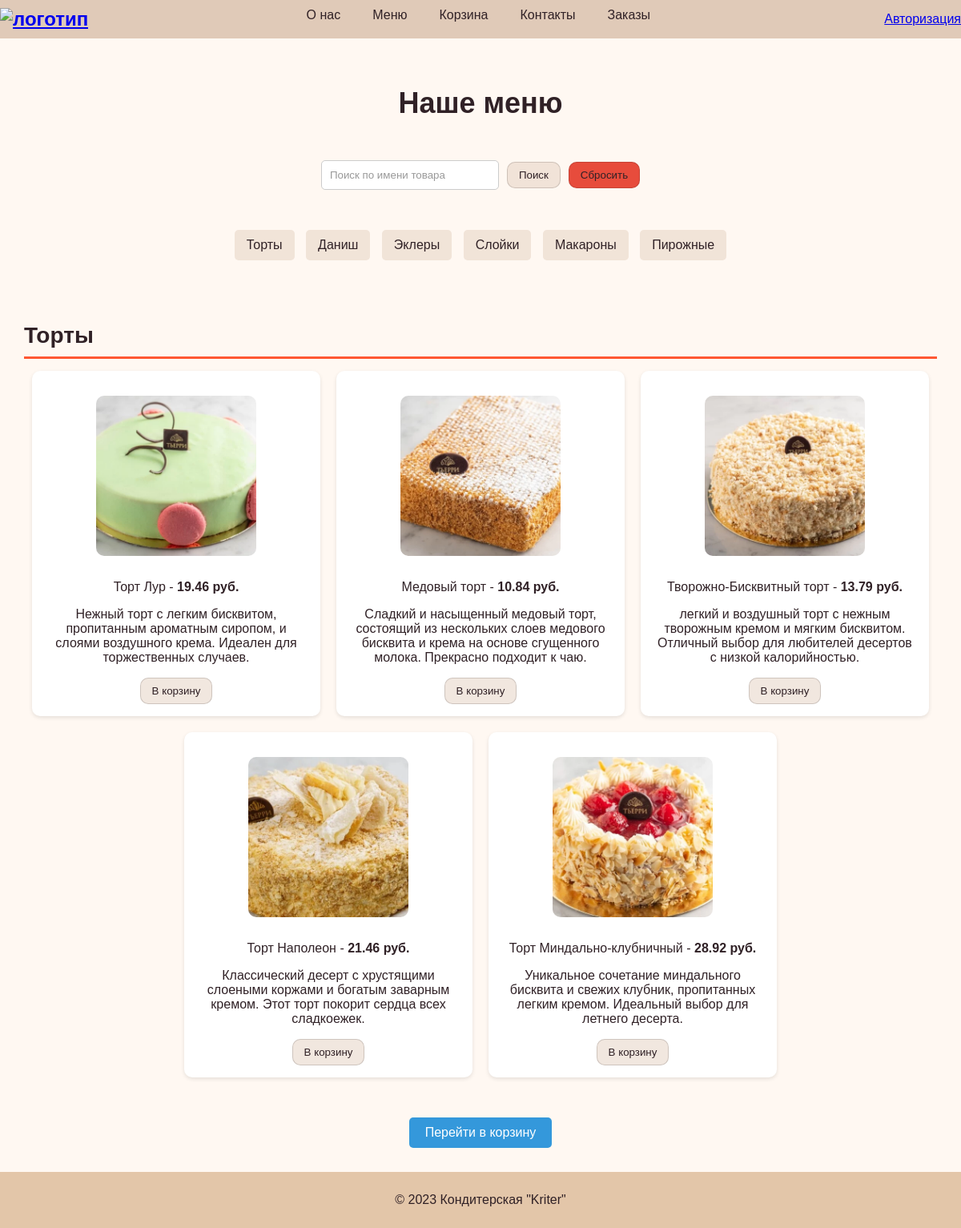
Screenshot of /menu.php?category_id=1 with the database file from the repository.
### tables this page shows
CREATE TABLE `categories` (
  `category_id` int NOT NULL,
  `category_name` varchar(255) NOT NULL
);

CREATE TABLE `menu` (
  `product_id` int NOT NULL,
  `category_id` int NOT NULL,
  `name` varchar(255) NOT NULL,
  `description` text,
  `composition` text,
  `price` decimal(10,2) NOT NULL,
  `quantity` int DEFAULT NULL,
  `image_url` varchar(255) DEFAULT NULL,
  `is_special` tinyint(1) DEFAULT '0',
  `special_position` int DEFAULT NULL
);

### public/db.php (called while the page is built, shortened)
<?php
function getDbConnection() {
    $host = 'mysql-8.0';
    $dbname = 'kriter';
    $username = 'root';
    $password = '';
    try {
        $pdo = new PDO("mysql:host=$host;dbname=$dbname", $username, $password);
        $pdo->setAttribute(PDO::ATTR_ERRMODE, PDO::ERRMODE_EXCEPTION);
        return $pdo;
    } catch (PDOException $e) {
        die("Ошибка подключения к базе данных: " . $e->getMessage());
    }
}
function get_menu_all() {
    $pdo = getDbConnection();
    try {
        $menu = $pdo->query("SELECT * FROM menu");
        return $menu;
    } catch (PDOException $e) {
        echo "Ошибка запроса: " . $e->getMessage();
        return false;
    }
}
function get_category_by_id($id) {
    $pdo = getDbConnection();
    try {
        $stmt = $pdo->prepare("SELECT * FROM categories WHERE category_id = ?");
        $stmt->execute([$id]);
        return $stmt->fetch(PDO::FETCH_ASSOC);
    } catch (PDOException $e) {
        echo "Ошибка запроса: " . $e->getMessage();
        return false;
    }
}
?>

### public/menu.php (the view, shortened to what this page needs)
<!DOCTYPE html>
<html lang="ru">
<head>
<?php
require 'db.php';
?>
    <link rel="stylesheet" href="styles.css">
</head>
<body>
<header>
    <div class="logo">
      <a href="index.php">
        <img src="img/logo.png" alt="логотип" width="140" height="140" />
      </a>
    </div>
    <div class="sidebar">
      <?php if (!isset($_SESSION['admin_user'])): ?>
          <a class="sidebar-1" href="about.php">О нас</a>
          <a class="sidebar-1" href="menu.php">Меню</a>
          <a class="sidebar-1" href="cart.php">Корзина</a>
          <a class="sidebar-1" href="cont.php">Контакты</a>
          <a class="sidebar-1" href="order.php">Заказы</a>
      <?php endif; ?>
    </div>
    <div class="nav">
        <?php if (isset($_SESSION['user'])): ?>
            <a href="account.php">Личный кабинет</a>
        <?php else: ?>
            <a href="register.php">Авторизация</a>
        <?php endif; ?>
    </div>
</header>
<div class="content">
    <h2>Наше меню</h2>
    <div class="search-container">
        <input type="text" id="searchInput"
               placeholder="Поиск по имени товара"
               maxlength="20"
               oninput="validateSearchInput(this)"
               onkeypress="if(event.key === 'Enter') searchProduct()">
        <button onclick="searchProduct()">Поиск</button>
        <button onclick="resetFilters()" class="reset-button">Сбросить</button>
    </div>
    <div class="category-navigation">
        <a href="?category_id=1" class="category-button">Торты</a>
        <a href="?category_id=2" class="category-button">Даниш</a>
        <a href="?category_id=3" class="category-button">Эклеры</a>
        <a href="?category_id=4" class="category-button">Слойки</a>
        <a href="?category_id=5" class="category-button">Макароны</a>
        <a href="?category_id=6" class="category-button">Пирожные</a>
    </div>
    <div class="product-grid">
        <?php
        $stmt = get_menu_all();
        $menu = $stmt->fetchAll(PDO::FETCH_ASSOC);
        $categories = [];
        foreach ($menu as $product) {
            $categoryId = $product["category_id"];
            $categories[$categoryId][] = $product;
        }
        $selectedCategoryId = isset($_GET['category_id']) ? intval($_GET['category_id']) : null;
        foreach ($categories as $categoryId => $products):
            if ($selectedCategoryId && $categoryId !== $selectedCategoryId) {
                continue;
            }
        ?>
            <div class="product-category" id="category_<?php echo $categoryId; ?>">
                <h3 class="category"><?php echo get_category_by_id($categoryId)["category_name"]; ?></h3>
                <div class="product-grid">
                    <?php foreach ($products as $product): ?>
                        <div class="product-item">
                            <p><img src="<?php echo $product["image_url"]; ?>" alt="Торт"></p>
                            <p><?php echo $product["name"]; ?> - <strong><?php echo $product["price"]; ?> руб.</strong></p>
                            <p><?php echo $product["description"]; ?></p>
                            <button onclick="toggleButton(this, <?= $product['product_id'] ?>)" data-product-id="<?= $product['product_id'] ?>">В корзину</button>
                        </div>
                    <?php endforeach; ?>
                </div>
            </div>
        <?php endforeach; ?>
    </div>
    <div class="go-to-cart">
        <a href="cart.php">Перейти в корзину</a>
    </div>
</div>
<footer>
    <p>&copy; 2023 Кондитерская "Kriter"</p>
</footer>
</body>
</html>

### public/styles.css (style rules this page uses)
:root { --color-primary: #e0cab8; --color-secondary: #fff8f2; --color-text: #302126; }
body { font-family: Arial, sans-serif; margin: 0; padding: 0; background-color: var(--color-secondary); color: var(--color-text); }
header { background-color: var(--color-primary); padding-top: 0px; padding-bottom: 0px; display: flex; justify-content: space-between; align-items: center; }
.logo { font-size: 24px; font-weight: bold; }
.content { display: grid; grid-gap: 30px; padding: 30px; }
.sidebar { display: flex; flex-direction: row; }
.sidebar-1 { position: relative; margin-right: 20px; padding: 10px; text-decoration: none; color: #333; }
.sidebar-1::before { background: rgba(0,0,0,.702); bottom: 0; content: ""; height: 1px; left: 100%; position: absolute; right: 100%; transition: right 0s 300ms, left 300ms; }
.sidebar a { display: block; margin-bottom: 10px; text-decoration: none; color: var(--color-text); }
footer { background-color: var(--color-primary); padding: 20px; text-align: center; }
.product-grid { display: flex; flex-wrap: wrap; justify-content: center; gap: 20px; }
.product-item { flex: 0 1 calc(33.333% - 20px); box-sizing: border-box; text-align: center; }
.product-item img { max-width: 100%; height: auto; }
footer { text-align: center; padding: 10px; background-color: #e3c6a9; }
:root { --btn-bg: rgba(224, 202, 184, 0.45); --btn-bg-hover: rgba(224, 202, 184, 0.70); --btn-border: rgba(48, 33, 38, 0.18); }
button { background-color: var(--btn-bg) !important; color: var(--color-text) !important; border: 1px solid var(--btn-border) !important; border-radius: 10px !important; padding: 8px 14px !important; box-shadow: none !important; }
.reset-button { background-color: var(--btn-bg) !important; border-color: var(--btn-border) !important; color: var(--color-text) !important; }
.category-button, .sort-buttons a, .reset-button, .nav-button, .add-product-button { color: var(--color-text) !important; background-color: var(--btn-bg) !important; border-color: var(--btn-border) !important; text-decoration: none !important; }

### public/menu.php (style rules this page uses)
.product-grid { display: flex; flex-wrap: wrap; justify-content: center; gap: 20px; }
.product-item { flex: 0 1 calc(33.333% - 20px); box-sizing: border-box; text-align: center; padding: 15px; background: #fff; border-radius: 10px; box-shadow: 0 2px 5px rgba(0,0,0,0.1); }
.product-item img { width: 200px; height: 200px; object-fit: cover; border-radius: 10px; margin-bottom: 10px; }
.go-to-cart { display: block; margin-top: 20px; text-align: center; }
.go-to-cart a { display: inline-block; padding: 10px 20px; background-color: #3498db; color: white; text-decoration: none; border-radius: 5px; transition: background-color 0.3s; }
button { background-color: #e74c3c; color: white; border: none; border-radius: 5px; padding: 5px 10px; cursor: pointer; transition: background-color 0.3s; }
.category { font-size: 28px; font-weight: bold; border-bottom: 3px solid #ff5733; padding-bottom: 10px; margin-bottom: 15px; }
h2 { font-size: 36px; font-weight: bold; text-align: center; margin-bottom: 20px; }
.category-navigation { text-align: center; margin-bottom: 20px; }
.category-button { display: inline-block; padding: 10px 15px; background-color: #3498db; color: white; text-decoration: none; border-radius: 5px; margin: 0 5px; transition: background-color 0.3s; }
.search-container { text-align: center; margin-bottom: 20px; display: flex; justify-content: center; align-items: center; gap: 10px; }
.search-container input { padding: 10px; width: 200px; border: 1px solid #ccc; border-radius: 5px; }
.search-container input::placeholder { color: #999; }
.search-container button { padding: 10px 15px; background-color: #3498db; color: white; border: none; border-radius: 5px; cursor: pointer; transition: background-color 0.3s; }
.reset-button { background-color: #e74c3c !important; }

### rows the page displays
categories: category_name "Торты"
menu: shows a picture, name "Торт Лур", price "19.46", description "Нежный торт с легким бисквитом, пропитанным ароматным сиропом, и слоями воздушного крема. Идеален для торжественных случаев."
menu: shows a picture, name "Медовый торт", price "10.84", description "Сладкий и насыщенный медовый торт, состоящий из нескольких слоев медового бисквита и крема на основе сгущенного молока. Прекрасно подходит к чаю."
menu: shows a picture, name "Творожно-Бисквитный торт", price "13.79", description "легкий и воздушный торт с нежным творожным кремом и мягким бисквитом. Отличный выбор для любителей десертов с низкой калорийностью."
menu: shows a picture, name "Торт Наполеон", price "21.46", description "Классический десерт с хрустящими слоеными коржами и богатым заварным кремом. Этот торт покорит сердца всех сладкоежек."
menu: shows a picture, name "Торт Миндально-клубничный", price "28.92", description "Уникальное сочетание миндального бисквита и свежих клубник, пропитанных легким кремом. Идеальный выбор для летнего десерта."
